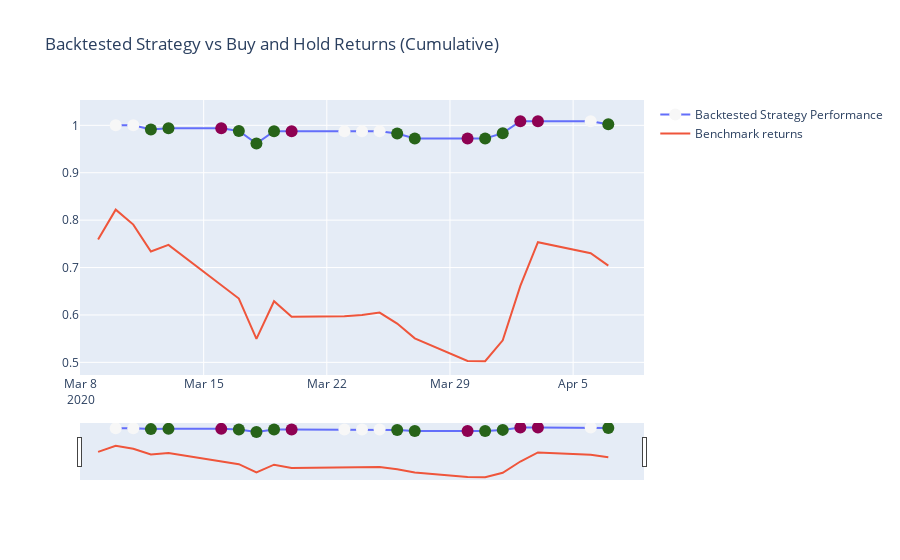
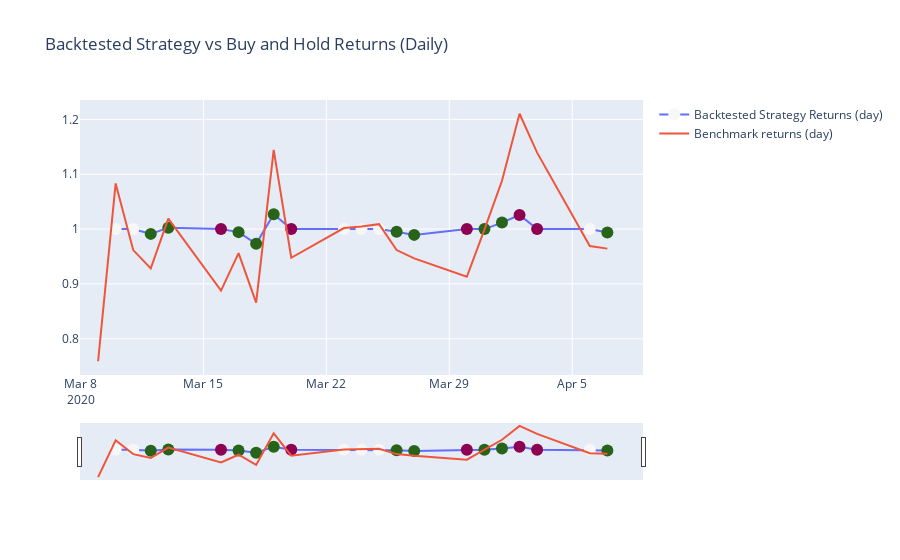
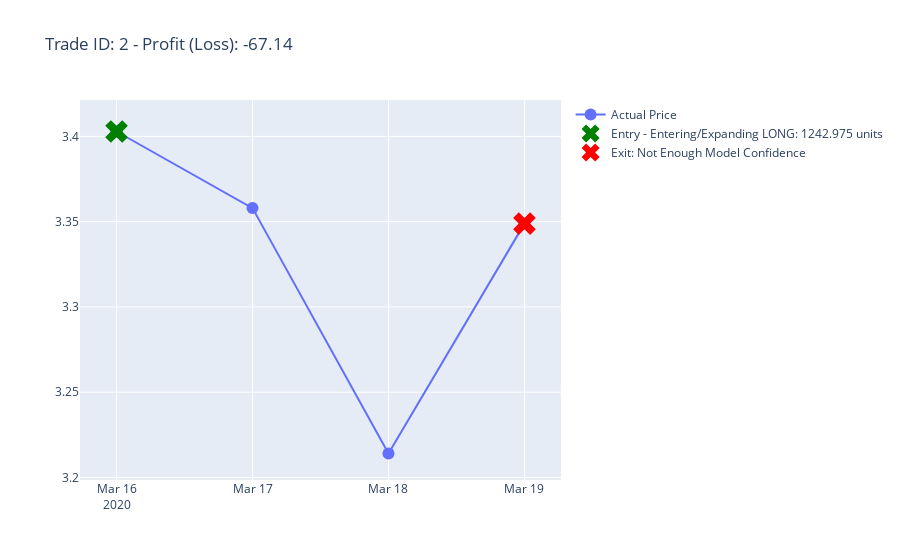

Notebook cell for these charts, in order:
### Markdown cell above
# After finding the model + confidence that leads to the best backtest result 

We run the backtest again for the specific model for a futher deeper dive.


We can then visualise any trade given a valid trade ID in the tradeBook


You can set the following parameters:
+ **starting_cap** - Initial Capital
+ **longLimit** - limit on Longs as a proportion of strategy capital (between 0 or 1) 
+ **shortLimit** - limit on Shorts as a proportion of strategy capital (between 0 or 1) 
+ **longLimit** - limit on Longs as a proportion of strategy capital (between 0 or 1)
+ **confidence** - how sure you want to be of a forecast (between 0 or 1) or -1 for no sizing
+ **reinvest** - reinvest capital
+ **swap** - is it a swap
+ **write** - whether you want to output a record of trades
+ **path** - where you want to write your files to

### Code cell
#this runs a single backtest using your desired moel
backtestResults,tradeBook = backtest(models, data_tree, data, 
                           transaction_costs=0, starting_cap = 10000,
                           modelToUse='ensemble', param=param, swap=swap,
                            confidence=0.25, longLimit=1, shortLimit=-1,reinvest=False, 
                           write=False, path = "")

#
fig, fig2, summary = diagnoseBackTest(backtestResults, 
                                    tradeBook, 
                                    data['date_test'],
                                     swap=swap,starting_cap=10000,verbose=True)
fig.show()
fig2.show()
tradeBook2 = isSwap2(tradeBook,swap)
tradeBook

tradeBook
fig = tradeBookPlotter(2, tradeBook, data_tree)
fig.show()

### Figure 1 — Plotly figure (JSON) as saved in the notebook; plotly's stock layout.template omitted (floating-point values rounded to 4 significant figures)
{"data": [{"marker": {"color": [0, 0, 1, 1, -1, 1, 1, 1, -1, 0, 0, 0, 1, 1, -1, 1, 1, -1, -1, 0, 1, -1, -1], "size": 12}, "mode": "markers+lines", "name": "Backtested Strategy Performance", "type": "scatter", "x": ["2020-03-10T00:00:00", "2020-03-11T00:00:00", "2020-03-12T00:00:00", "2020-03-13T00:00:00", "2020-03-16T00:00:00", "2020-03-17T00:00:00", "2020-03-18T00:00:00", "2020-03-19T00:00:00", "2020-03-20T00:00:00", "2020-03-23T00:00:00", "2020-03-24T00:00:00", "2020-03-25T00:00:00", "2020-03-26T00:00:00", "2020-03-27T00:00:00", "2020-03-30T00:00:00", "2020-03-31T00:00:00", "2020-04-01T00:00:00", "2020-04-02T00:00:00", "2020-04-03T00:00:00", "2020-04-06T00:00:00", "2020-04-07T00:00:00"], "y": [1, 1, 0.9912, 0.9937, 0.9937, 0.9882, 0.9615, 0.9876, 0.9876, 0.9876, 0.9876, 0.9876, 0.9826, 0.9721, 0.9721, 0.9721, 0.9835, 1.009, 1.009, 1.009, 1.002]}, {"name": "Benchmark returns", "type": "scatter", "x": ["2020-03-09T00:00:00", "2020-03-10T00:00:00", "2020-03-11T00:00:00", "2020-03-12T00:00:00", "2020-03-13T00:00:00", "2020-03-16T00:00:00", "2020-03-17T00:00:00", "2020-03-18T00:00:00", "2020-03-19T00:00:00", "2020-03-20T00:00:00", "2020-03-23T00:00:00", "2020-03-24T00:00:00", "2020-03-25T00:00:00", "2020-03-26T00:00:00", "2020-03-27T00:00:00", "2020-03-30T00:00:00", "2020-03-31T00:00:00", "2020-04-01T00:00:00", "2020-04-02T00:00:00", "2020-04-03T00:00:00", "2020-04-06T00:00:00", "2020-04-07T00:00:00"], "y": [0.759, 0.8222, 0.7906, 0.7338, 0.7477, 0.6638, 0.6346, 0.5496, 0.6289, 0.596, 0.5971, 0.5997, 0.605, 0.5818, 0.5507, 0.5028, 0.5023, 0.5465, 0.6614, 0.7535, 0.7301, 0.704]}], "layout": {"title": {"text": "Backtested Strategy vs Buy and Hold Returns (Cumulative)"}, "xaxis": {"rangeslider": {"visible": true}}}}

### Figure 2 — Plotly figure (JSON) as saved in the notebook; plotly's stock layout.template omitted (floating-point values rounded to 4 significant figures)
{"data": [{"marker": {"color": [0, 0, 1, 1, -1, 1, 1, 1, -1, 0, 0, 0, 1, 1, -1, 1, 1, -1, -1, 0, 1, -1, -1], "size": 12}, "mode": "markers+lines", "name": "Backtested Strategy Returns (day)", "type": "scatter", "x": ["2020-03-10T00:00:00", "2020-03-11T00:00:00", "2020-03-12T00:00:00", "2020-03-13T00:00:00", "2020-03-16T00:00:00", "2020-03-17T00:00:00", "2020-03-18T00:00:00", "2020-03-19T00:00:00", "2020-03-20T00:00:00", "2020-03-23T00:00:00", "2020-03-24T00:00:00", "2020-03-25T00:00:00", "2020-03-26T00:00:00", "2020-03-27T00:00:00", "2020-03-30T00:00:00", "2020-03-31T00:00:00", "2020-04-01T00:00:00", "2020-04-02T00:00:00", "2020-04-03T00:00:00", "2020-04-06T00:00:00", "2020-04-07T00:00:00"], "y": [1, 1, 0.9912, 1.003, 1, 0.9944, 0.9731, 1.027, 1, 1, 1, 1, 0.9949, 0.9894, 1, 0.9999, 1.012, 1.026, 1, 1, 0.9936]}, {"name": "Benchmark returns (day)", "type": "scatter", "x": ["2020-03-09T00:00:00", "2020-03-10T00:00:00", "2020-03-11T00:00:00", "2020-03-12T00:00:00", "2020-03-13T00:00:00", "2020-03-16T00:00:00", "2020-03-17T00:00:00", "2020-03-18T00:00:00", "2020-03-19T00:00:00", "2020-03-20T00:00:00", "2020-03-23T00:00:00", "2020-03-24T00:00:00", "2020-03-25T00:00:00", "2020-03-26T00:00:00", "2020-03-27T00:00:00", "2020-03-30T00:00:00", "2020-03-31T00:00:00", "2020-04-01T00:00:00", "2020-04-02T00:00:00", "2020-04-03T00:00:00", "2020-04-06T00:00:00", "2020-04-07T00:00:00"], "y": [0.759, 1.083, 0.9616, 0.9282, 1.019, 0.8877, 0.9561, 0.866, 1.144, 0.9477, 1.002, 1.004, 1.009, 0.9617, 0.9465, 0.913, 0.9991, 1.088, 1.21, 1.139, 0.9689, 0.9643, 1.03]}], "layout": {"title": {"text": "Backtested Strategy vs Buy and Hold Returns (Daily)"}, "xaxis": {"rangeslider": {"visible": true}}}}

### Figure 3 — Plotly figure (JSON) as saved in the notebook; plotly's stock layout.template omitted (floating-point values rounded to 4 significant figures)
{"data": [{"marker": {"size": 12}, "mode": "markers+lines", "name": "Actual Price", "type": "scatter", "x": ["2020-03-16T00:00:00", "2020-03-17T00:00:00", "2020-03-18T00:00:00", "2020-03-19T00:00:00"], "y": [3.403, 3.358, 3.214, 3.349]}, {"marker": {"color": "green", "size": 20, "symbol": "x"}, "mode": "markers", "name": "Entry - Entering/Expanding LONG: 1242.975 units", "type": "scatter", "x": ["2020-03-16T00:00:00"], "y": [3.403]}, {"marker": {"color": "red", "size": 20, "symbol": "x"}, "mode": "markers", "name": "Exit: Not Enough Model Confidence", "type": "scatter", "x": ["2020-03-19T00:00:00"], "y": [3.349]}], "layout": {"title": {"text": "Trade ID: 2 - Profit (Loss): -67.14"}}}
